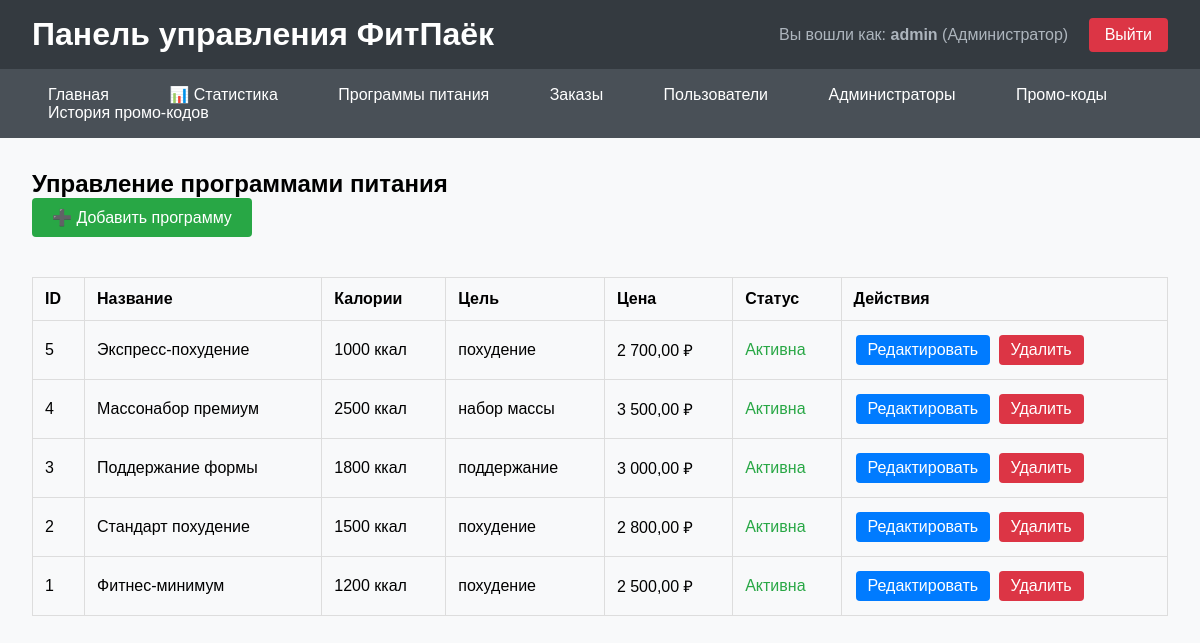
Screenshot of /admin/meal_plans.php (signed in) with the database file from the repository.
### tables this page shows
CREATE TABLE `meal_plans` (
  `id` int NOT NULL,
  `title` varchar(255) NOT NULL,
  `description` text,
  `calories` int NOT NULL,
  `goal_id` int DEFAULT NULL,
  `price` decimal(10,2) NOT NULL,
  `image_url` varchar(500) DEFAULT NULL,
  `is_active` tinyint(1) DEFAULT '1',
  `created_at` timestamp NULL DEFAULT CURRENT_TIMESTAMP,
  `updated_at` timestamp NULL DEFAULT CURRENT_TIMESTAMP ON UPDATE CURRENT_TIMESTAMP,
  `average_rating` decimal(3,2) DEFAULT '0.00',
  `reviews_count` int DEFAULT '0'
);

CREATE TABLE `nutrition_goals` (
  `id` int NOT NULL,
  `name` varchar(50) NOT NULL,
  `description` text,
  `created_at` timestamp NULL DEFAULT CURRENT_TIMESTAMP
);

### config.php (called while the page is built, shortened)
<?php
function e($text) {
    return htmlspecialchars($text, ENT_QUOTES, 'UTF-8');
}
?>

### admin/meal_plans.php (the view, shortened to what this page needs)
<?php
require_once '../config.php';
?>
<?php include 'includes/header.php'; ?>
<h2>Управление программами питания</h2>
<a href="meal_plans_edit.php" style="background: #28a745; color: white; padding: 10px 20px; text-decoration: none; border-radius: 4px; display: inline-block; margin-bottom: 20px;">
    ➕ Добавить программу
</a>
<table style="width: 100%; border-collapse: collapse; margin-top: 20px;">
    <thead>
        <tr style="background: #f8f9fa;">
            <th style="border: 1px solid #ddd; padding: 12px; text-align: left;">ID</th>
            <th style="border: 1px solid #ddd; padding: 12px; text-align: left;">Название</th>
            <th style="border: 1px solid #ddd; padding: 12px; text-align: left;">Калории</th>
            <th style="border: 1px solid #ddd; padding: 12px; text-align: left;">Цель</th>
            <th style="border: 1px solid #ddd; padding: 12px; text-align: left;">Цена</th>
            <th style="border: 1px solid #ddd; padding: 12px; text-align: left;">Статус</th>
            <th style="border: 1px solid #ddd; padding: 12px; text-align: left;">Действия</th>
        </tr>
    </thead>
    <tbody>
        <?php
        $stmt = $pdo->query("
            SELECT mp.*, ng.name as goal_name
            FROM meal_plans mp
            LEFT JOIN nutrition_goals ng ON mp.goal_id = ng.id
            ORDER BY mp.id DESC
        ");
        while ($plan = $stmt->fetch()):
        ?>
        <tr>
            <td style="border: 1px solid #ddd; padding: 12px;"><?php echo $plan['id']; ?></td>
            <td style="border: 1px solid #ddd; padding: 12px;"><?php echo e($plan['title']); ?></td>
            <td style="border: 1px solid #ddd; padding: 12px;"><?php echo $plan['calories']; ?> ккал</td>
            <td style="border: 1px solid #ddd; padding: 12px;"><?php echo e($plan['goal_name'] ?? 'Не указана'); ?></td>
            <td style="border: 1px solid #ddd; padding: 12px;"><?php echo number_format($plan['price'], 2, ',', ' '); ?> ₽</td>
            <td style="border: 1px solid #ddd; padding: 12px; color: <?php echo $plan['is_active'] ? '#28a745' : '#dc3545'; ?>">
                <?php echo $plan['is_active'] ? 'Активна' : 'Неактивна'; ?>
            </td>
            <td style="border: 1px solid #ddd; padding: 12px;">
                <a href="meal_plans_edit.php?id=<?php echo $plan['id']; ?>"
                   style="background: #007bff; color: white; padding: 6px 12px; text-decoration: none; border-radius: 4px; margin: 2px; display: inline-block;">
                    Редактировать
                </a>
                <a href="meal_plans_delete.php?id=<?php echo $plan['id']; ?>"
                   style="background: #dc3545; color: white; padding: 6px 12px; text-decoration: none; border-radius: 4px; margin: 2px; display: inline-block;"
                   onclick="return confirm('Удалить программу?')">
                    Удалить
                </a>
            </td>
        </tr>
        <?php endwhile; ?>
    </tbody>
</table>
<?php include 'includes/footer.php'; ?>

### admin/includes/header.php (style rules this page uses)
* { margin: 0; padding: 0; box-sizing: border-box; }
body { font-family: Arial, sans-serif; background: #f8f9fa; }

### rows the page displays
meal_plans: id "5", title "Экспресс-похудение", calories "1000", goal.name "похудение", price "2 700,00", is_active "Активна"
meal_plans: id "4", title "Массонабор премиум", calories "2500", goal.name "набор массы", price "3 500,00", is_active "Активна"
meal_plans: id "3", title "Поддержание формы", calories "1800", goal.name "поддержание", price "3 000,00", is_active "Активна"
meal_plans: id "2", title "Стандарт похудение", calories "1500", goal.name "похудение", price "2 800,00", is_active "Активна"
meal_plans: id "1", title "Фитнес-минимум", calories "1200", goal.name "похудение", price "2 500,00", is_active "Активна"

### other values shown
$_SESSION['admin_username'] "admin"
$_SESSION['admin_role'] === 'admin' ? 'Администратор' : 'Менеджер' "Администратор"
